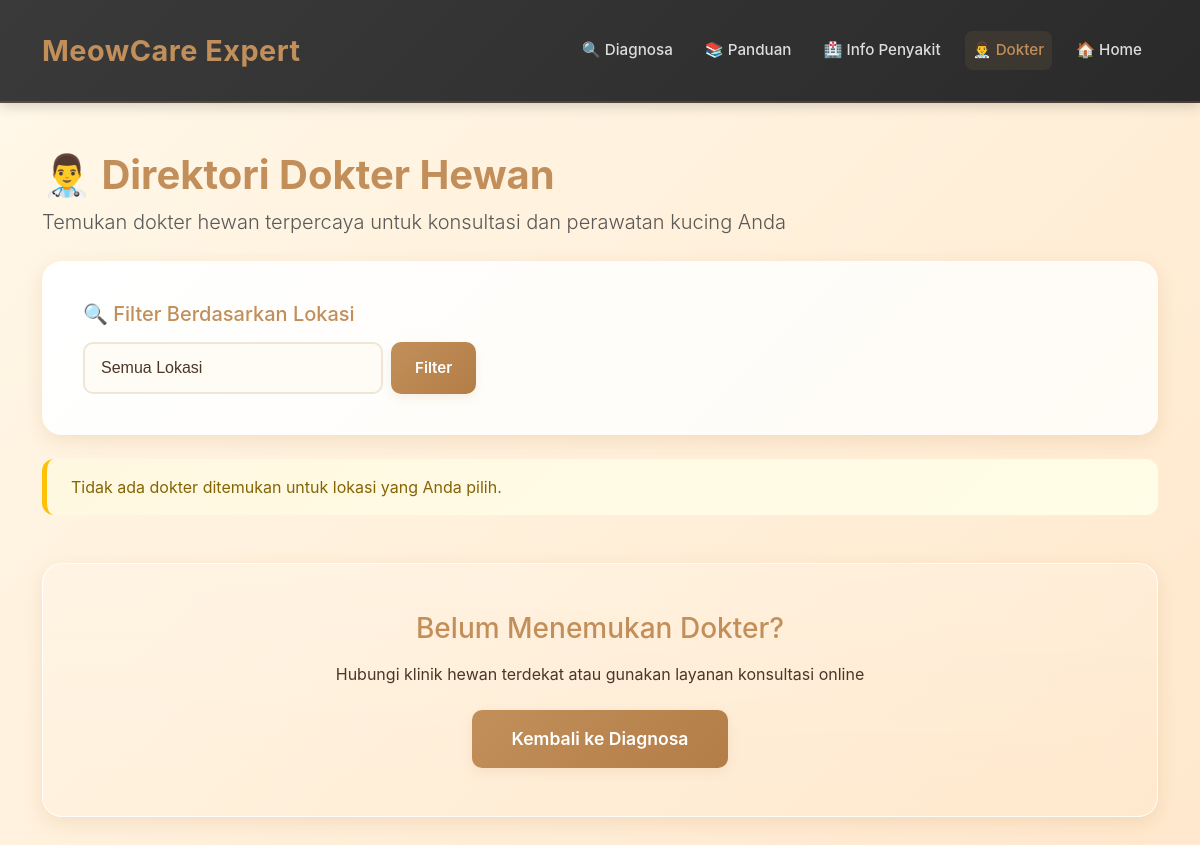
Before: /user/doctors.php with the older database file.
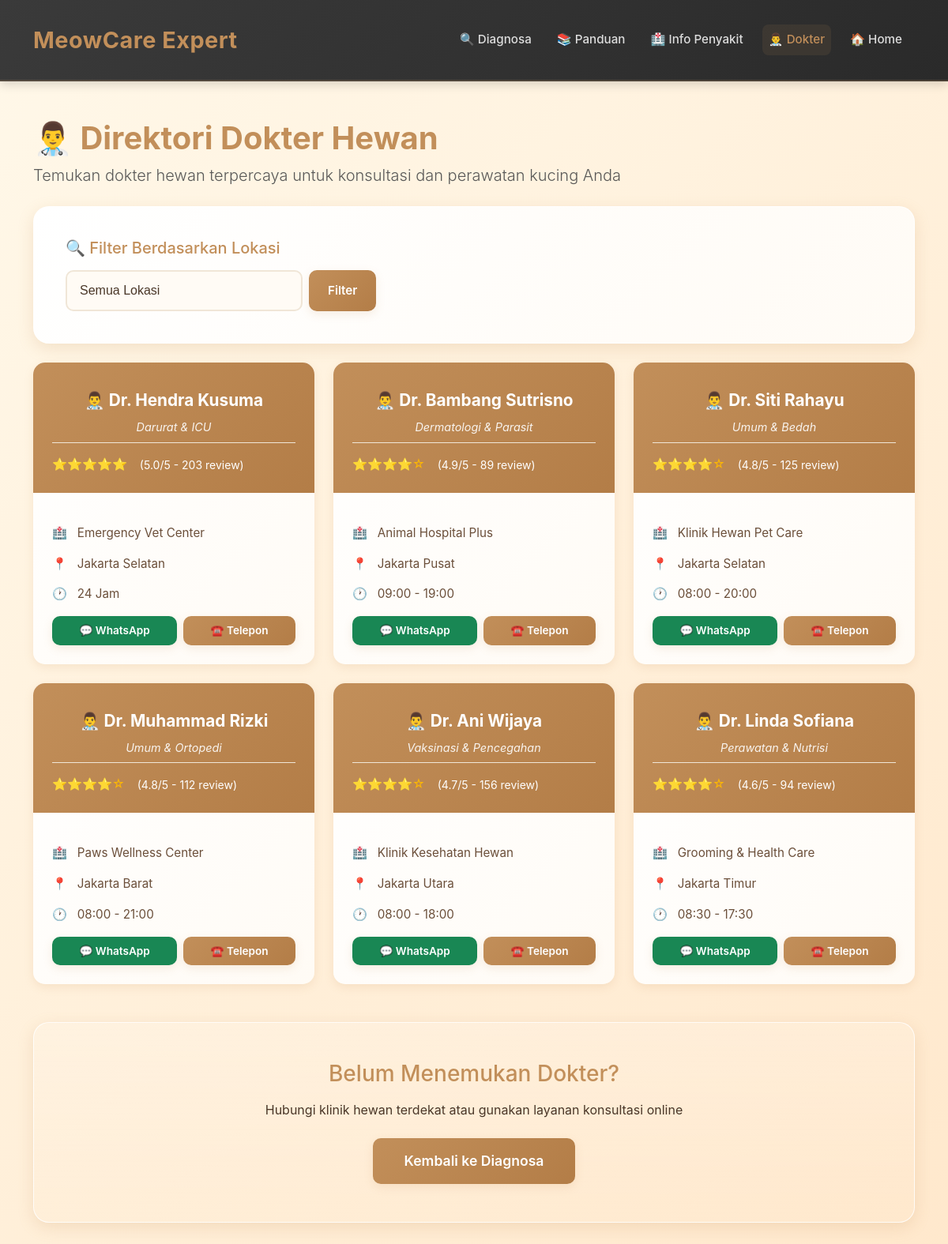
After: the same page with the newer database file.
### tables this page shows
CREATE TABLE veterinarian (
    id INT AUTO_INCREMENT PRIMARY KEY,
    name VARCHAR(100),
    clinic_name VARCHAR(200),
    location VARCHAR(200),
    phone VARCHAR(20),
    whatsapp VARCHAR(20),
    hours VARCHAR(100),
    specialization VARCHAR(200),
    rating DECIMAL(2,1),
    reviews_count INT
);

### user/doctors.php (the view, shortened to what this page needs)
<?php
require_once "../inc/config.php";
$query = "SELECT * FROM veterinarian ORDER BY rating DESC";
$all_doctors = $pdo->query($query)->fetchAll(PDO::FETCH_ASSOC);
$doctors = $all_doctors;
?>
<!DOCTYPE html>
<html lang="id">
<head>
    <link href="https://cdnjs.cloudflare.com/ajax/libs/bootstrap/5.3.0/css/bootstrap.min.css" rel="stylesheet">
    <link rel="stylesheet" href="../assets/user/style.css">
</head>
<body>
<nav class="navbar navbar-expand-lg navbar-dark">
    <div class="container-lg">
        <a class="navbar-brand" href="index.php">
            <span style="font-size: 1.8rem; font-weight: 700; letter-spacing: 0.5px;">MeowCare Expert</span>
        </a>
        <div class="collapse navbar-collapse" id="navbarNav">
            <ul class="navbar-nav ms-auto">
                <li class="nav-item">
                    <a class="nav-link" href="diagnosa.php">🔍 Diagnosa</a>
                </li>
                <li class="nav-item">
                    <a class="nav-link" href="guide.php">📚 Panduan</a>
                </li>
                <li class="nav-item">
                    <a class="nav-link" href="diseases.php">🏥 Info Penyakit</a>
                </li>
                <li class="nav-item">
                    <a class="nav-link active" href="doctors.php">👨‍⚕️ Dokter</a>
                </li>
                <?php if (isset($_SESSION['user_id'])): ?>
                    <li class="nav-item">
                        <a class="nav-link" href="logout.php">🚪 Logout</a>
                    </li>
                <?php else: ?>
                    <li class="nav-item">
                        <a class="nav-link" href="index.php">🏠 Home</a>
                    </li>
                <?php endif; ?>
            </ul>
        </div>
    </div>
</nav>
<div class="container-lg py-5">
    <h1 class="text-primary fw-bold mb-2">👨‍⚕️ Direktori Dokter Hewan</h1>
    <p class="text-muted lead mb-4">Temukan dokter hewan terpercaya untuk konsultasi dan perawatan kucing Anda</p>
    <div class="content-wrapper mb-4">
        <h5 class="text-primary mb-3">🔍 Filter Berdasarkan Lokasi</h5>
        <form method="GET" class="d-flex gap-2 flex-wrap">
            <select name="location" class="form-select" style="max-width: 300px;">
                <option value="">Semua Lokasi</option>
            </select>
            <button type="submit" class="btn btn-primary">Filter</button>
        </form>
    </div>
    <?php if (empty($doctors)): ?>
        <div class="alert alert-warning">
            <i class="bi bi-exclamation-triangle"></i> Tidak ada dokter ditemukan untuk lokasi yang Anda pilih.
        </div>
    <?php else: ?>
        <div class="row g-4">
            <?php foreach ($doctors as $doctor): ?>
            <div class="col-md-6 col-lg-4">
                <div class="doctor-card">
                    <div class="doctor-header">
                        <div class="doctor-name">👨‍⚕️ <?php echo htmlspecialchars($doctor['name']); ?></div>
                        <div class="doctor-specialization"><?php echo htmlspecialchars($doctor['specialization']); ?></div>
                        <div class="doctor-rating mt-2">
                            <span class="stars">
                                <?php
                                $rating = intval($doctor['rating']);
                                for ($i = 0; $i < 5; $i++) {
                                    echo ($i < $rating) ? '⭐' : '☆';
                                }
                                ?>
                            </span>
                            <small class="ms-2">
                                (<?php echo htmlspecialchars($doctor['rating']); ?>/5 - <?php echo htmlspecialchars($doctor['reviews_count']); ?> review)
                            </small>
                        </div>
                    </div>
                    <div class="doctor-body">
                        <div class="doctor-info">
                            <span class="doctor-info-icon">🏥</span>
                            <span><?php echo htmlspecialchars($doctor['clinic_name']); ?></span>
                        </div>
                        <div class="doctor-info">
                            <span class="doctor-info-icon">📍</span>
                            <span><?php echo htmlspecialchars($doctor['location']); ?></span>
                        </div>
                        <div class="doctor-info">
                            <span class="doctor-info-icon">🕐</span>
                            <span><?php echo htmlspecialchars($doctor['hours']); ?></span>
                        </div>
                        <div class="d-flex gap-2 mt-3">
                            <?php if (!empty($doctor['whatsapp'])): ?>
                            <a href="https://wa.me/<?php echo preg_replace('/[^0-9]/', '', $doctor['whatsapp']); ?>"
                               target="_blank" class="btn btn-sm btn-success flex-grow-1">
                                💬 WhatsApp
                            </a>
                            <?php endif; ?>
                            <?php if (!empty($doctor['phone'])): ?>
                            <a href="tel:<?php echo htmlspecialchars($doctor['phone']); ?>"
                               class="btn btn-sm btn-primary flex-grow-1">
                                ☎️ Telepon
                            </a>
                            <?php endif; ?>
                        </div>
                    </div>
                </div>
            </div>
            <?php endforeach; ?>
        </div>
    <?php endif; ?>
    <div class="content-wrapper text-center bg-gradient py-5 mt-5">
        <h3 class="text-primary mb-3">Belum Menemukan Dokter?</h3>
        <p class="mb-4">Hubungi klinik hewan terdekat atau gunakan layanan konsultasi online</p>
        <a href="diagnosa.php" class="btn btn-primary btn-lg">
            <i class="bi bi-search"></i> Kembali ke Diagnosa
        </a>
    </div>
</div>
</body>
</html>

### assets/user/style.css (style rules this page uses)
:root { --primary-color: #C28F5A; --primary-dark: #B37D47; --primary-light: #D9AE84; --secondary-color: #E7C29F; --dark-bg: #3a3a3a; --light-bg: #FFF8E9; --text-dark: #4A3728; --text-light: #6B4F3A; --border-color: #f0e6d7; --shadow-sm: 0 4px 12px rgba(194, 143, 90, 0.15); --shadow-md: 0 6px 20px rgba(194, 143, 90, 0.2); --shadow-lg: 0 10px 30px rgba(194, 143, 90, 0.25); --transition: all 0.3s cubic-bezier(0.4, 0, 0.2, 1); }
* { margin: 0; padding: 0; box-sizing: border-box; transition: var(--transition); }
body { background: linear-gradient(135deg, var(--light-bg) 0%, #FFE8CC 100%); font-family: 'Poppins', -apple-system, BlinkMacSystemFont, 'Segoe UI', sans-serif; color: var(--text-dark); min-height: 100vh; overflow-x: hidden; }
html, body { scroll-behavior: smooth; }
.navbar { background: linear-gradient(135deg, var(--dark-bg) 0%, #2a2a2a 100%) !important; box-shadow: 0 4px 12px rgba(0, 0, 0, 0.15) !important; padding: 1.5rem 0; position: sticky; top: 0; z-index: 1030; border-bottom: 2px solid rgba(194, 143, 90, 0.2); }
.navbar-brand { font-size: 0.4rem; font-weight: 700; color: var(--primary-color) !important; letter-spacing: -0.5px; display: flex; align-items: center; }
.nav-link { color: #ddd !important; font-weight: 500; font-size: 0.95rem; margin: 0 0.5rem; border-radius: 8px; transition: var(--transition); position: relative; }
.nav-link::after { content: ''; position: absolute; bottom: -5px; left: 0; width: 0; height: 2px; background: var(--primary-color); transition: width 0.3s ease; }
.nav-link:hover, .nav-link.active { color: var(--primary-color) !important; background: rgba(194, 143, 90, 0.1); }
.btn { font-weight: 600; border-radius: 10px; padding: 0.75rem 1.5rem; font-size: 0.95rem; box-shadow: var(--shadow-sm); border: none; transition: var(--transition); }
.btn-primary { background: linear-gradient(135deg, var(--primary-color) 0%, var(--primary-dark) 100%); color: white; border: none; }
.btn-lg { padding: 1rem 2.5rem; font-size: 1.1rem; }
.btn-sm { padding: 0.5rem 1rem; font-size: 0.85rem; }
.form-control, .form-select { border: 2px solid var(--border-color); border-radius: 10px; padding: 0.75rem 1rem; font-family: 'Poppins', sans-serif; background: #fffbf5; color: var(--text-dark); transition: var(--transition); }
.content-wrapper { background: linear-gradient(135deg, #ffffff 0%, #fffbf5 100%); padding: 2.5rem; border-radius: 20px; box-shadow: var(--shadow-md); margin: 0 0 2rem 0; border: 1px solid rgba(255, 255, 255, 0.8); }
.doctor-card { background: linear-gradient(135deg, #ffffff 0%, #fffbf5 100%); border: none; border-radius: 15px; box-shadow: var(--shadow-sm); overflow: hidden; transition: var(--transition); }
.doctor-header { background: linear-gradient(135deg, var(--primary-color) 0%, var(--primary-dark) 100%); color: white; padding: 1.5rem; text-align: center; }
.doctor-name { font-size: 1.3rem; font-weight: 700; margin: 0.5rem 0; }
.doctor-specialization { font-size: 0.9rem; opacity: 0.9; font-style: italic; }
.doctor-body { padding: 1.5rem; }
.doctor-info { margin: 1rem 0; display: flex; align-items: center; gap: 0.8rem; color: var(--text-light); font-size: 0.95rem; }
.doctor-info-icon { color: var(--primary-color); font-weight: 700; }
.doctor-rating { display: flex; align-items: center; gap: 0.5rem; margin-top: 1rem; padding-top: 1rem; border-top: 1px solid var(--border-color); }
.stars { color: #FFB800; font-size: 0.95rem; }
.text-primary { color: var(--primary-color) !important; }
.alert { border: none; border-radius: 12px; padding: 1rem 1.5rem; animation: slideInDown 0.4s ease; border-left: 5px solid; }
.alert-warning { background: linear-gradient(135deg, #fff8e1 0%, #fffde7 100%); color: #856404; border-left-color: #ffc107; }

Changed rows visible on the page:
added veterinarian: name "Dr. Hendra Kusuma", specialization "Darurat & ICU", rating "5.0", reviews_count "203", clinic_name "Emergency Vet Center", location "Jakarta Selatan", hours "24 Jam"
added veterinarian: name "Dr. Bambang Sutrisno", specialization "Dermatologi & Parasit", rating "4.9", reviews_count "89", clinic_name "Animal Hospital Plus", location "Jakarta Pusat", hours "09:00 - 19:00"
added veterinarian: name "Dr. Siti Rahayu", specialization "Umum & Bedah", rating "4.8", reviews_count "125", clinic_name "Klinik Hewan Pet Care", location "Jakarta Selatan", hours "08:00 - 20:00"
added veterinarian: name "Dr. Muhammad Rizki", specialization "Umum & Ortopedi", rating "4.8", reviews_count "112", clinic_name "Paws Wellness Center", location "Jakarta Barat", hours "08:00 - 21:00"
added veterinarian: name "Dr. Ani Wijaya", specialization "Vaksinasi & Pencegahan", rating "4.7", reviews_count "156", clinic_name "Klinik Kesehatan Hewan", location "Jakarta Utara", hours "08:00 - 18:00"
added veterinarian: name "Dr. Linda Sofiana", specialization "Perawatan & Nutrisi", rating "4.6", reviews_count "94", clinic_name "Grooming & Health Care", location "Jakarta Timur", hours "08:30 - 17:30"
Other visible differences:
text no longer shown: "Tidak ada dokter ditemukan untuk lokasi yang Anda pilih."
